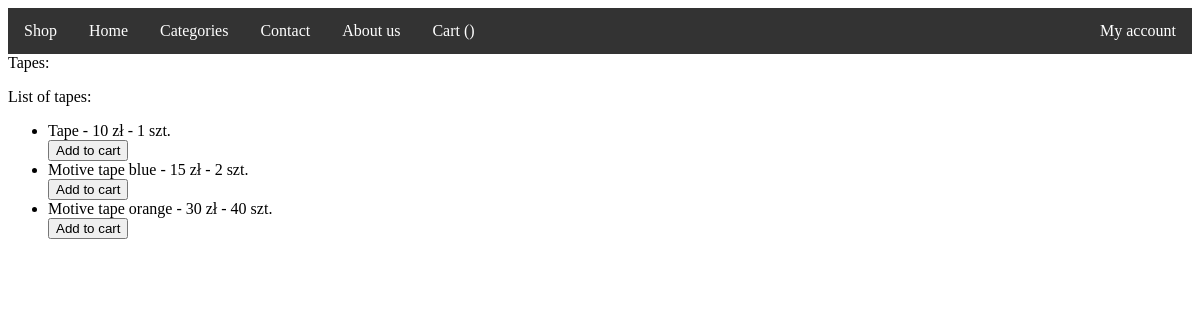
Page /tapes/ on the earlier database version.
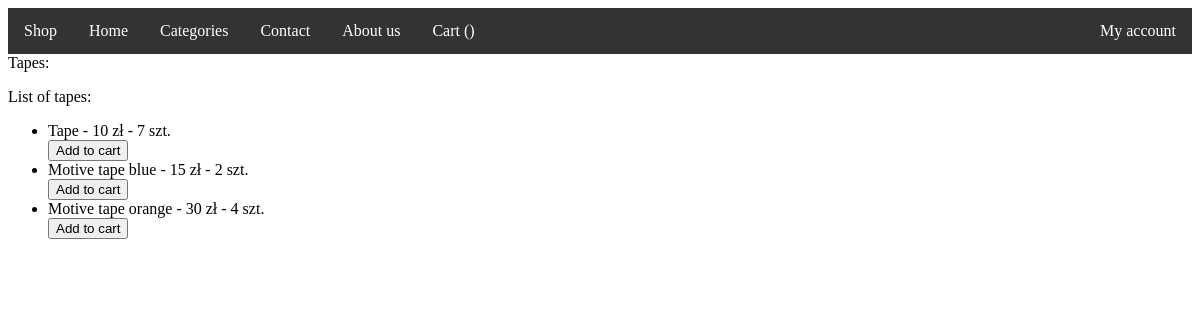
Same page on the later database version.
### shop/models.py (models this page shows, shortened)
class Product(models.Model):
    category_choices = (
        (0, 'Tapes'),
        (1, 'Glues'),
        (2, 'Grids'),
        (3, 'Gloves'),
    )
    category = models.IntegerField(default=0, choices=category_choices)
    name = models.CharField(max_length=200)
    price = models.IntegerField(default=0)
    product_id = models.IntegerField(default=0)
    number = models.IntegerField(default=0)

### shop/views.py (the view)
# urls.py: path("tapes/", views.tapes, name="tapes"),
def tapes(response):
    products = Product.objects.filter(category=0)
    return render(response, "main/tapes.html", {"products": products})

### shop/templates/main/tapes.html (shortened to what this page needs)
{% extends "main/base.html" %}
{% block title %}
Tapes:
{% endblock %}
{% block content %}
<p>List of tapes:</p>
    <ul>
        {% for product in products %}
<li>
                <a>{{ product.name }} - {{ product.price }} zł -
                    {% if product.number > 0 %}
                    {{ product.number }} szt.
                        <form action="{% url 'add_to_cart' product.id %}" method="post">
            <button type="submit">Add to cart</button>
        </form>
                    {% else %}
                    <a>Out of stock</a>
                    {% endif %}
                </a>
</li>
        {% endfor %}
    </ul>
{% endblock %}

Differences in the rows shown:
changed Product "Tape": number "1" → "7"
changed Product "Motive tape orange": number "40" → "4"
